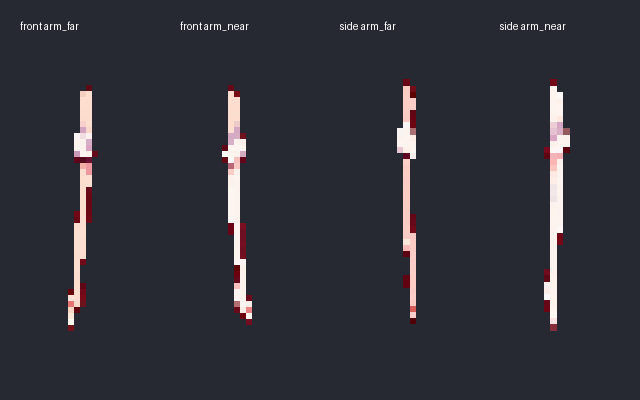
#> input picture walk-graphics-handoff/workspace/arms-v3-check.png, 640 x 400 px, given in place of exec-37d79d2b-5881-4da9-ba43-a76ee01b64f6.png, which was not available
$ python build_walk_v4.py
#> lines starting #> are read from the running program, lines starting #| are printed output that depends on the picture; pictures that were not available may be replaced by others from this repository, and a replacement may not be noted
from pathlib import Path
import math, json, base64, shutil, zipfile
import numpy as np
from PIL import Image, ImageDraw, ImageFont

ROOT = Path(__file__).parent
OUT = ROOT / 'lumina-walk-v4'
OUT.mkdir(exist_ok=True)
W,H = 192,256
N=8
DURATION=120
SOURCES = {
    'front': ROOT/'generated_images/exec-37d79d2b-5881-4da9-ba43-a76ee01b64f6.png',
    'side': ROOT/'generated_images/exec-ed7f4c50-1d27-4a6f-861f-55a8c59e0f2e.png',
}
ARM_SOURCE=ROOT/'generated_images/exec-d8e8f8d6-9f3b-44ab-b5db-7521449674b5.png'
NAMES=['head','torso','skirt','hair','arm_far','arm_near','leg_far','leg_near','wing_far','wing_near','tail_far','tail_near']
SIZES={
 'front':[(88,103),(48,45),(102,73),(101,118),(28,49),(28,49),(18,58),(18,58),(56,43),(56,43),(52,54),(52,54)],
 'side':[(78,103),(33,45),(76,72),(76,120),(20,49),(20,49),(24,59),(24,59),(45,39),(48,41),(44,56),(48,58)]
}

# Generated atlas preprocessing: chroma key, cell extraction, nearest-neighbor
# sampling. All character artwork is supplied by the image-generation tool.
def extract():
    parts={}
    rows=[0,409,694,1024]
    for view,path in SOURCES.items():
        folder=OUT/'parts'/view
        folder.mkdir(parents=True,exist_ok=True)
        rgb=np.array(Image.open(path).convert('RGB'))
#> rgb is the input picture: shape (400, 640, 3); mean R, G, B 47, 47, 56.4
        r,g,b=[rgb[:,:,i].astype(int) for i in range(3)]
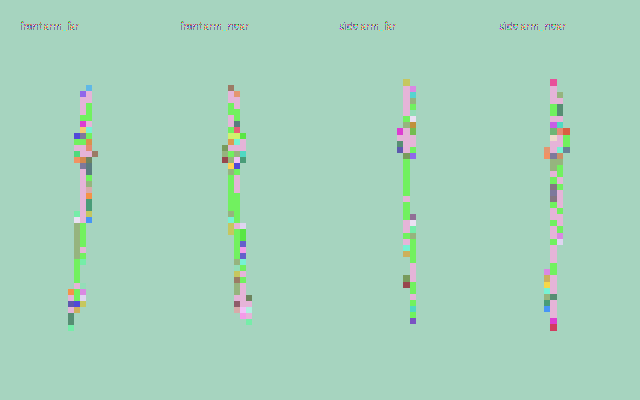
#> r: shape (400, 640) int64; 137 distinct labels, from 38 to 255; one colour per label, 0 black
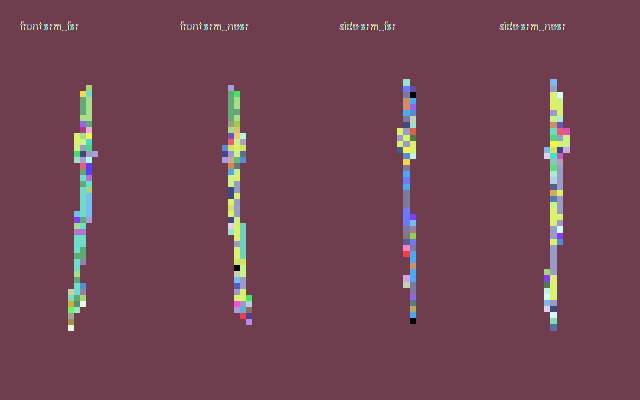
#> g: shape (400, 640) int64; 152 distinct labels, from 0 to 254; one colour per label, 0 black
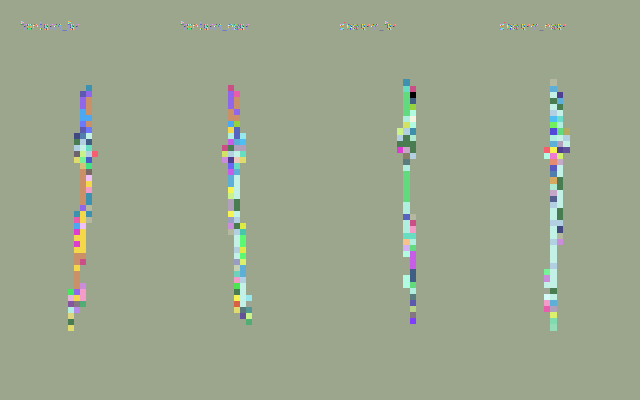
#> b: shape (400, 640) int64; 155 distinct labels, from 0 to 254; one colour per label, 0 black
        key=(g>r+25)&(g>b+25)
#> key: shape (400, 640) bool; every value is 0
        rgba=np.dstack([rgb,np.where(key,0,255).astype('uint8')])
        # Suppress the small green fringe left by image generation at silhouette edges.
        edge=(g>r+5)&(g>b+5)&(~key)
        rgba[:,:,1][edge]=np.maximum(r,b)[edge].astype('uint8')
        atlas=Image.fromarray(rgba)
        parts[view]={}
        for i,name in enumerate(NAMES):
            row,col=divmod(i,4)
            piece=atlas.crop((384*col,rows[row],384*(col+1),rows[row+1]))
            bb=piece.getbbox()
            if not bb: raise ValueError((view,name,'empty'))
            piece=piece.crop(bb).resize(SIZES[view][i],Image.Resampling.NEAREST)
            piece.save(folder/(name+'.png'))
            parts[view][name]=piece
#> this loop made 3 passes
#> bb on passes 1 to 2: (0, 0, 384, 400), (0, 0, 256, 400)
#> pass 1, in extract, `piece=atlas.crop((384*col,rows[row],384*(col+1),rows[row+1]))`:
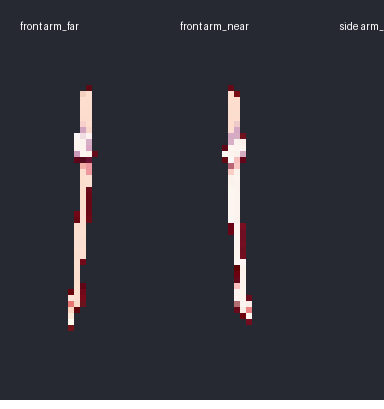
#> piece: PIL image 384x409 RGBA; mean R, G, B, A 44.8, 44.9, 54.2, 249.4; transparent parts drawn white
#> pass 1, in extract, `piece=piece.crop(bb).resize(SIZES[view][i],Image.Resampling.NEAREST)`:
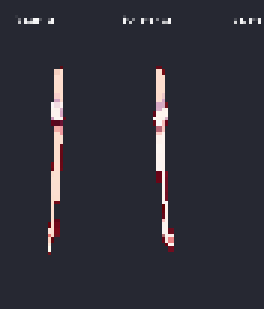
#> piece: PIL image 88x103 RGBA (shown 3 times larger); mean R, G, B, A 46, 46.2, 55.6, 255
#> pass 2, in extract, `piece=atlas.crop((384*col,rows[row],384*(col+1),rows[row+1]))`:
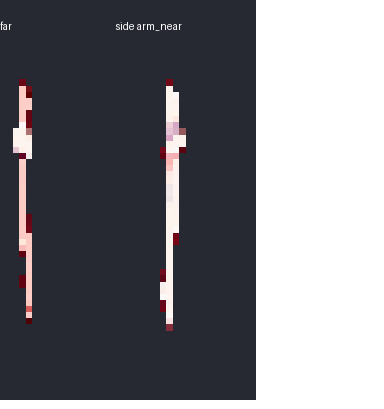
#> piece: PIL image 384x409 RGBA; mean R, G, B, A 31.8, 31.6, 37.8, 166.3; transparent parts drawn white
#> pass 2, in extract, `piece=piece.crop(bb).resize(SIZES[view][i],Image.Resampling.NEAREST)`:
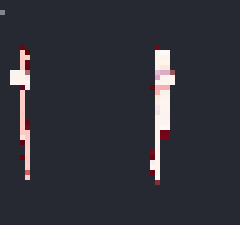
#> piece: PIL image 48x45 RGBA (shown 5 times larger); mean R, G, B, A 48.5, 48.4, 57.8, 255
#> after the loop: piece: PIL image 384x409 RGBA; every value is 0
#> after the loop, parts = 1 item
        # Profile legs stay whole. A continuous mesh supplies the knee bend,
        # so cut edges and duplicate toe pixels cannot protrude at the joints.
    # Replacement hands use relaxed downward fingers; side-view thumbs face
    # screen-right. Keep the supplied alpha, sampled to the native pixel grid.
    arms=Image.open(ARM_SOURCE).convert('RGBA')
    cw,ch=arms.width//2,arms.height//2
    for i,(view,name,size) in enumerate([
        ('front','arm_far',(16,50)),('front','arm_near',(16,50)),
        ('side','arm_far',(15,49)),('side','arm_near',(15,49))]):
        col,row=i%2,i//2
        p=arms.crop((col*cw,row*ch,(col+1)*cw,(row+1)*ch))
        a=np.array(p);a[:,:,3]=np.where(a[:,:,3]>=128,255,0)
        p=Image.fromarray(a)
        p=p.crop(p.getbbox()).resize(size,Image.Resampling.NEAREST)
        parts[view][name]=p
        p.save(OUT/'parts'/view/(name+'.png'))
    return parts

#> (the run stopped early here; a loop or call above may not have finished)
